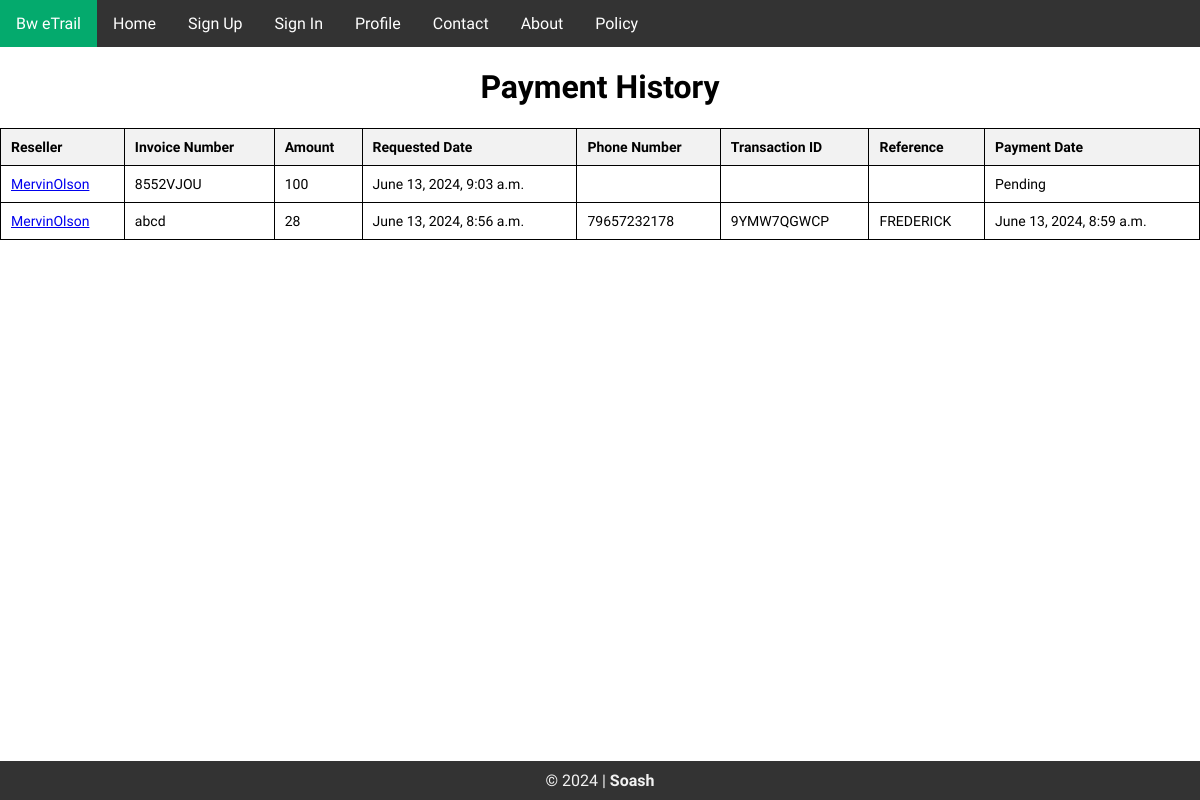
/MervinOlson/user-payment-history/ (signed in), run on the app's committed database.
### payment/models.py (models this page shows, shortened)
class RequestedPayment(models.Model):
    user = models.ForeignKey(settings.AUTH_USER_MODEL, on_delete=models.CASCADE, verbose_name="Reseller")
    orders = models.ManyToManyField(Order, related_name="requested_payments")
    total_profit = models.DecimalField(max_digits=15, decimal_places=0, default=0)
    requested_date = models.DateTimeField(default=timezone.now)
    invoice_number = models.CharField(max_length=100, unique=True, null=True, blank=True)

class PaymentHistory(models.Model):
    user = models.ForeignKey(settings.AUTH_USER_MODEL, on_delete=models.CASCADE, verbose_name="Reseller")
    orders = models.ManyToManyField(Order)
    total_profit = models.DecimalField(max_digits=15, decimal_places=0, default=0)
    requested_date = models.DateTimeField()
    invoice_number = models.CharField(max_length=100)
    phone_number = models.CharField(max_length=20)
    trxid = models.CharField(max_length=100)
    reference = models.CharField(max_length=255)
    date = models.DateTimeField(default=timezone.now)

### accounts/models.py (models this page shows)
class User(AbstractUser):
    ACTIVE = 'active'
    NOT_ACTIVE = 'not_active'
    RESELLER_STATUS_CHOICES = [
        (ACTIVE, 'Active'),
        (NOT_ACTIVE, 'Not Active'),
    ]
    name = models.CharField(max_length=255)
    shopname = models.CharField(max_length=50, null=True)
    phone = models.CharField(max_length=11)
    address = models.TextField()
    email_verified = models.BooleanField(default=False)
    reseller_status = models.CharField(
        max_length=10,
        choices=RESELLER_STATUS_CHOICES,
        default=NOT_ACTIVE
    )
    activation_date = models.DateTimeField(null=True, blank=True)
    expiry_date = models.DateTimeField(null=True, blank=True)

### payment/views.py (the view)
# urls.py: path('<str:username>/user-payment-history/', views.user_payment_history, name='user_payment_history'),
@login_required
def user_payment_history(request, username):
    user = get_object_or_404(User, username=username)
    if request.user != user and not request.user.is_staff:
        return redirect('home')
    payment_histories = PaymentHistory.objects.filter(user=user).order_by('-date')
    pending_requested_payments = RequestedPayment.objects.filter(user=user)
    return render(request, 'payment/payment_history_user.html', {
        'payment_histories': payment_histories,
        'pending_requested_payments': pending_requested_payments,
    })

### templates/payment/payment_history_user.html (shortened to what this page needs)
<!DOCTYPE html>
<html lang="en">
<head>
    {% load static %}
    <link rel="stylesheet" href="{% static 'common.css' %}">
    <link rel="stylesheet" href="{% static 'payment/style.css' %}">
</head>
<body>
    <ul>
        <li><a class="active" href="{% url 'home' %}">Bw eTrail</a></li>
        <li><a href="{% url 'home' %}">Home</a></li>
        <li><a href="{% url 'signup' %}">Sign Up</a></li>
        <li><a href="{% url 'signin' %}">Sign In</a></li>
        {% if user.is_authenticated %}
            <li>
                <a href="{% url 'profile' user.username %}">Profile</a>
            </li>
        {% endif %}
        <li><a href="{% url 'contact' %}">Contact</a></li>
        <li><a href="{% url 'about' %}">About</a></li>
        <li><a href="{% url 'policy' %}">Policy</a></li>
    </ul>
    <h1>Payment History</h1>
    <div class="table-container">
        <table>
            <thead>
                <tr>
                    <th>Reseller</th>
                    <th>Invoice Number</th>
                    <th>Amount</th>
                    <th>Requested Date</th>
                    <th>Phone Number</th>
                    <th>Transaction ID</th>
                    <th>Reference</th>
                    <th>Payment Date</th>
                </tr>
            </thead>
            <tbody>
                    {% for history in pending_requested_payments %}
                    <tr>
                        <td><a href="/accounts/{{ history.user }}/">{{ history.user }}</a></td>
                        <td>{{ history.invoice_number }}</td>
                        <td>{{ history.total_profit }}</td>
                        <td>{{ history.requested_date }}</td>
                        <td> </td>
                        <td> </td>
                        <td> </td>
                        <td> Pending </td>
                    </tr>
                    {% endfor %}
                    {% for history in payment_histories %}
                    <tr>
                        <td><a href="/accounts/{{ history.user }}/">{{ history.user }}</a></td>
                        <td>{{ history.invoice_number }}</td>
                        <td>{{ history.total_profit }}</td>
                        <td>{{ history.requested_date }}</td>
                        <td>{{ history.phone_number }}</td>
                        <td>{{ history.trxid }}</td>
                        <td>{{ history.reference }}</td>
                        <td>{{ history.date }}</td>
                    </tr>
                    {% endfor %}
            </tbody>
        </table>
    </div>
    <footer>
        <span>&copy; 2024 | <a href="https://soash.github.io">Soash</a></span>
    </footer>
</body>
</html>

### static/common.css (style rules this page uses)
body { margin: 0; padding: 0; font-family: "Josefin Sans", sans-serif; min-height: 100vh; display: flex; flex-direction: column; }
footer { margin-top: auto; }
h1 { text-align: center; }
ul { list-style-type: none; margin: 0; padding: 0; overflow: hidden; background-color: #333; }
li { float: left; }
li a { display: block; color: white; text-align: center; padding: 14px 16px; text-decoration: none; }
.active { background-color: #04AA6D; }
footer { background-color: #333; padding: 10px; text-align: center; }
footer span { color: #f2f2f2; }
footer a { color: #f2f2f2; text-decoration: none; font-weight: bold; }
.table-container { overflow-x: auto; white-space: nowrap; font-size: 14px; }

### static/payment/style.css (style rules this page uses)
table { width: 100%; border-collapse: collapse; }
table, th, td { border: 1px solid black; }
th, td { padding: 10px; text-align: left; }
th { background-color: #f2f2f2; }

### data on the page
RequestedPayment: user "MervinOlson", invoice_number "8552VJOU", total_profit "100", requested_date "June 13, 2024, 9:03 a.m."
PaymentHistory: user "MervinOlson", invoice_number "abcd", total_profit "28", requested_date "June 13, 2024, 8:56 a.m.", phone_number "79657232178", trxid "9YMW7QGWCP", reference "FREDERICK", date "June 13, 2024, 8:59 a.m."
